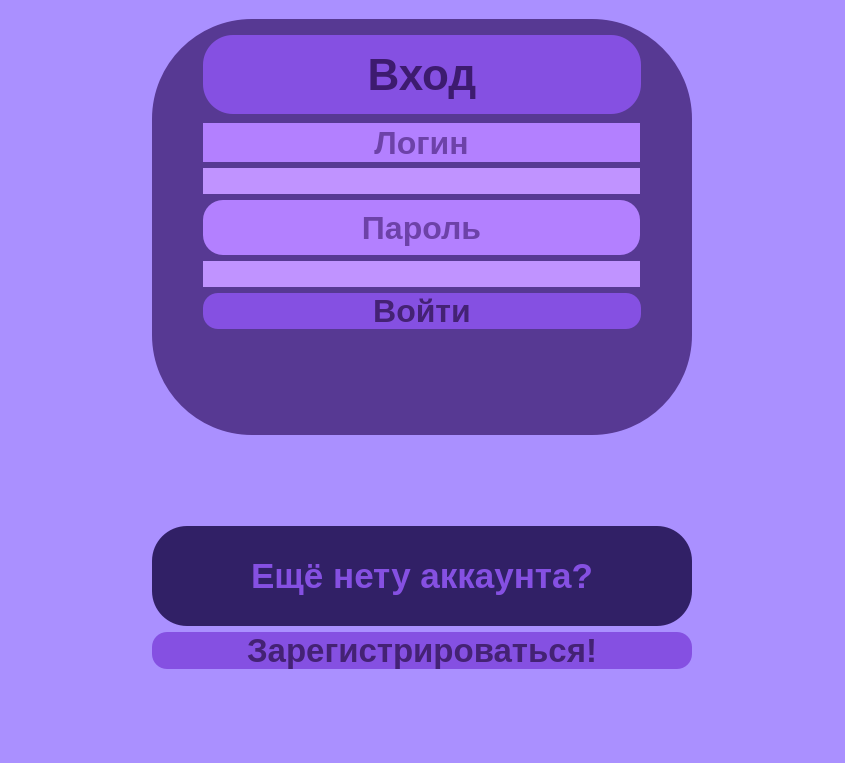
<?xml version="1.0" encoding="UTF-8"?>
<ui version="4.0">
 <class>MainWindow</class>
 <widget class="QMainWindow" name="MainWindow">
  <property name="geometry">
   <rect>
    <x>0</x>
    <y>0</y>
    <width>845</width>
    <height>763</height>
   </rect>
  </property>
  <property name="windowTitle">
   <string>MainWindow</string>
  </property>
  <property name="styleSheet">
   <string notr="true">background: rgb(170, 144, 255);</string>
  </property>
  <widget class="QWidget" name="centralwidget">
   <layout class="QGridLayout" name="gridLayout">
    <item row="5" column="0">
     <spacer name="verticalSpacer_4">
      <property name="orientation">
       <enum>Qt::Vertical</enum>
      </property>
      <property name="sizeHint" stdset="0">
       <size>
        <width>20</width>
        <height>40</height>
       </size>
      </property>
     </spacer>
    </item>
    <item row="1" column="0">
     <widget class="QWidget" name="widget" native="true">
      <property name="minimumSize">
       <size>
        <width>540</width>
        <height>416</height>
       </size>
      </property>
      <property name="maximumSize">
       <size>
        <width>540</width>
        <height>480</height>
       </size>
      </property>
      <property name="font">
       <font>
        <pointsize>1</pointsize>
       </font>
      </property>
      <property name="styleSheet">
       <string notr="true">background: rgb(87, 57, 147);
border-radius: 100px;</string>
      </property>
      <layout class="QGridLayout" name="gridLayout_3">
       <item row="10" column="0">
        <spacer name="verticalSpacer_3">
         <property name="orientation">
          <enum>Qt::Vertical</enum>
         </property>
         <property name="sizeHint" stdset="0">
          <size>
           <width>20</width>
           <height>40</height>
          </size>
         </property>
        </spacer>
       </item>
       <item row="9" column="0">
        <widget class="QPushButton" name="B_Enter">
         <property name="font">
          <font>
           <pointsize>24</pointsize>
           <weight>75</weight>
           <italic>false</italic>
           <bold>true</bold>
          </font>
         </property>
         <property name="styleSheet">
          <string notr="true">QPushButton{
	background: rgb(133, 80, 226);
	border-radius: 15px;
	color:rgb(68, 34, 116);
}

QPushButton:hover{
	background: rgb(47, 18, 98);
	border-radius: 15px;
	color:rgb(22, 7, 47)
}

QPushButton:pressed{
	background: rgb(37, 18, 75);
	border-radius: 20px;
	color:rgb(141, 88, 221);
}</string>
         </property>
         <property name="text">
          <string>Войти</string>
         </property>
        </widget>
       </item>
       <item row="2" column="0">
        <spacer name="verticalSpacer_2">
         <property name="orientation">
          <enum>Qt::Vertical</enum>
         </property>
         <property name="sizeType">
          <enum>QSizePolicy::Minimum</enum>
         </property>
         <property name="sizeHint" stdset="0">
          <size>
           <width>10</width>
           <height>10</height>
          </size>
         </property>
        </spacer>
       </item>
       <item row="4" column="0">
        <widget class="QLabel" name="T_Login">
         <property name="minimumSize">
          <size>
           <width>12</width>
           <height>39</height>
          </size>
         </property>
         <property name="maximumSize">
          <size>
           <width>437</width>
           <height>16777215</height>
          </size>
         </property>
         <property name="font">
          <font>
           <pointsize>24</pointsize>
           <weight>75</weight>
           <bold>true</bold>
          </font>
         </property>
         <property name="styleSheet">
          <string notr="true">background: rgb(179, 128, 255);
color: rgb(109, 66, 168);
border-radius: 20px; </string>
         </property>
         <property name="text">
          <string>Логин</string>
         </property>
         <property name="alignment">
          <set>Qt::AlignCenter</set>
         </property>
        </widget>
       </item>
       <item row="5" column="0">
        <widget class="QLineEdit" name="LE_Login">
         <property name="minimumSize">
          <size>
           <width>12</width>
           <height>0</height>
          </size>
         </property>
         <property name="maximumSize">
          <size>
           <width>437</width>
           <height>16777215</height>
          </size>
         </property>
         <property name="font">
          <font>
           <pointsize>15</pointsize>
           <weight>75</weight>
           <bold>true</bold>
          </font>
         </property>
         <property name="styleSheet">
          <string notr="true">background: rgb(192, 147, 255);
color: rgb(109, 66, 168);
border-radius: 15px; </string>
         </property>
         <property name="alignment">
          <set>Qt::AlignCenter</set>
         </property>
         <property name="dragEnabled">
          <bool>false</bool>
         </property>
        </widget>
       </item>
       <item row="7" column="0">
        <widget class="QLineEdit" name="LE_Password">
         <property name="minimumSize">
          <size>
           <width>12</width>
           <height>0</height>
          </size>
         </property>
         <property name="maximumSize">
          <size>
           <width>437</width>
           <height>16777215</height>
          </size>
         </property>
         <property name="font">
          <font>
           <pointsize>15</pointsize>
           <weight>75</weight>
           <bold>true</bold>
          </font>
         </property>
         <property name="styleSheet">
          <string notr="true">background: rgb(192, 147, 255);
color: rgb(109, 66, 168);
border-radius: 15px; </string>
         </property>
         <property name="alignment">
          <set>Qt::AlignCenter</set>
         </property>
        </widget>
       </item>
       <item row="6" column="0">
        <widget class="QLabel" name="T_Password">
         <property name="minimumSize">
          <size>
           <width>12</width>
           <height>55</height>
          </size>
         </property>
         <property name="maximumSize">
          <size>
           <width>437</width>
           <height>80</height>
          </size>
         </property>
         <property name="font">
          <font>
           <pointsize>24</pointsize>
           <weight>75</weight>
           <bold>true</bold>
          </font>
         </property>
         <property name="styleSheet">
          <string notr="true">background: rgb(179, 128, 255);
color: rgb(109, 66, 168);
border-radius: 20px; </string>
         </property>
         <property name="text">
          <string>Пароль</string>
         </property>
         <property name="alignment">
          <set>Qt::AlignCenter</set>
         </property>
        </widget>
       </item>
       <item row="1" column="0">
        <widget class="QLabel" name="T_Enter">
         <property name="enabled">
          <bool>true</bool>
         </property>
         <property name="minimumSize">
          <size>
           <width>438</width>
           <height>79</height>
          </size>
         </property>
         <property name="maximumSize">
          <size>
           <width>450</width>
           <height>64</height>
          </size>
         </property>
         <property name="font">
          <font>
           <pointsize>33</pointsize>
           <weight>75</weight>
           <bold>true</bold>
          </font>
         </property>
         <property name="styleSheet">
          <string notr="true">background: rgb(133, 80, 226);
color: rgb(61, 27, 111);
border-radius: 30px; </string>
         </property>
         <property name="text">
          <string>Вход</string>
         </property>
         <property name="alignment">
          <set>Qt::AlignCenter</set>
         </property>
        </widget>
       </item>
      </layout>
     </widget>
    </item>
    <item row="3" column="0">
     <widget class="QLabel" name="L_YouHaventAcc">
      <property name="minimumSize">
       <size>
        <width>0</width>
        <height>100</height>
       </size>
      </property>
      <property name="maximumSize">
       <size>
        <width>600</width>
        <height>750</height>
       </size>
      </property>
      <property name="font">
       <font>
        <pointsize>26</pointsize>
        <weight>75</weight>
        <bold>true</bold>
       </font>
      </property>
      <property name="styleSheet">
       <string notr="true">background: rgb(49, 32, 102);
border-radius: 35px;
color: rgb(133, 80, 226)</string>
      </property>
      <property name="text">
       <string>Ещё нету аккаунта?</string>
      </property>
      <property name="alignment">
       <set>Qt::AlignCenter</set>
      </property>
     </widget>
    </item>
    <item row="4" column="0">
     <widget class="QPushButton" name="B_ToReg">
      <property name="font">
       <font>
        <pointsize>25</pointsize>
        <weight>75</weight>
        <bold>true</bold>
       </font>
      </property>
      <property name="styleSheet">
       <string notr="true">QPushButton{
	background: rgb(133, 80, 226);
	border-radius: 15px;
	color:rgb(68, 34, 116);
}

QPushButton:hover{
	background: rgb(47, 18, 98);
	border-radius: 15px;
	color:rgb(22, 7, 47)
}

QPushButton:pressed{
	background: rgb(37, 18, 75);
	border-radius: 20px;
	color:rgb(141, 88, 221);
}</string>
      </property>
      <property name="text">
       <string>Зарегистрироваться!</string>
      </property>
     </widget>
    </item>
    <item row="2" column="0">
     <spacer name="verticalSpacer">
      <property name="orientation">
       <enum>Qt::Vertical</enum>
      </property>
      <property name="sizeHint" stdset="0">
       <size>
        <width>20</width>
        <height>40</height>
       </size>
      </property>
     </spacer>
    </item>
    <item row="0" column="0">
     <spacer name="verticalSpacer_5">
      <property name="orientation">
       <enum>Qt::Vertical</enum>
      </property>
      <property name="sizeType">
       <enum>QSizePolicy::Minimum</enum>
      </property>
      <property name="sizeHint" stdset="0">
       <size>
        <width>20</width>
        <height>10</height>
       </size>
      </property>
     </spacer>
    </item>
   </layout>
  </widget>
 </widget>
 <resources/>
 <connections/>
</ui>
